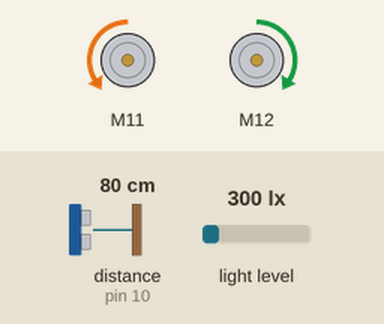
This sketch was run on a simulated Arduino Uno, built with avr-gcc and run on an emulated ATmega328P. On the bench: 2 × DC motor (green arrow = forward, orange = backward, longer = faster). The test bench sets the inputs (shaded band); at power-on: distance to the obstacle (sensor on pin 10) 80 cm, light level 300 lx.

Above: at 0.8 s.
0.9 s: distance to the obstacle (sensor on pin 10) set to 12 cm
2.4 s: distance to the obstacle (sensor on pin 10) set to 9 cm
At 3.2 s:
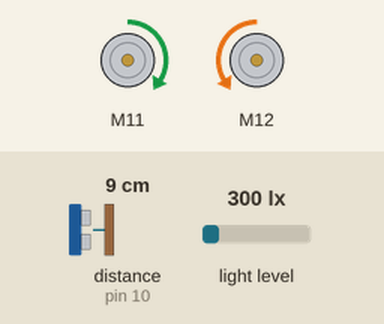
5.4 s: distance to the obstacle (sensor on pin 10) set to 18 cm
At 6.5 s:
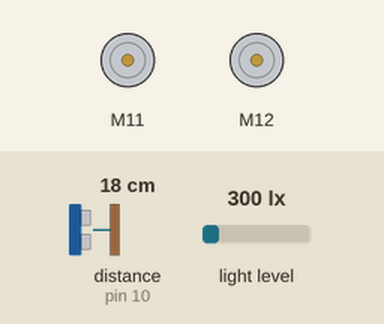
8.4 s: distance to the obstacle (sensor on pin 10) set to 2 cm
At 10.8 s:
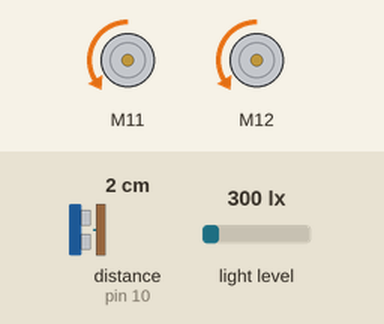
Timing chart, 0 to 12.4 s (numbered marks = the images above; inputs shaded):
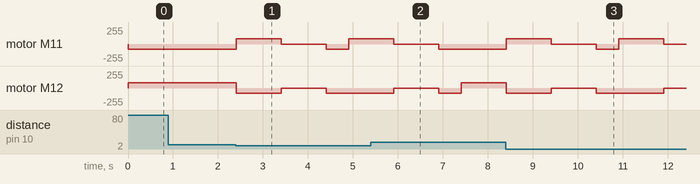

Measured:
- the behaviour switches between 11 and 10 cm on distance to the obstacle (sensor on pin 10) (found by bisection; images 0 and 1)
- after the input at 0.9 s, every drawn part: stays the same
- after the input at 2.4 s, motor M11: backward 76/255 → forward 76/255 at once, → stopped 1.0 s later, → backward 76/255 1.0 s later, → forward 76/255 0.50 s later; motor M12: forward 76/255 → backward 76/255 at once, → stopped 1.0 s later, → backward 76/255 1.0 s later
- after the input at 5.4 s, motor M11: goes on until 6.9 s, then stays backward 76/255
- after the input at 8.4 s, motor M11: backward 76/255 → forward 76/255 at once, → stopped 1.0 s later, → backward 76/255 1.0 s later, → forward 76/255 0.50 s later, … (5 changes in this stretch); motor M12: forward 76/255 → backward 76/255 at once, → stopped 1.0 s later, → backward 76/255 1.0 s later, → stopped 1.5 s later

The sketch:

Codigo_makeblock.ino
```cpp
// generated by mBlock5 for mBot Ranger
// codes make you happy

#include <Arduino.h>
#include <Wire.h>
#include <SoftwareSerial.h>
#include <MeAuriga.h>

MeUltrasonicSensor ultrasonic_10(10);
MeEncoderOnBoard Encoder_1(SLOT1);
MeEncoderOnBoard Encoder_2(SLOT2);
MeLightSensor lightsensor_12(12);

void isr_process_encoder1(void)
{
  if(digitalRead(Encoder_1.getPortB()) == 0){
    Encoder_1.pulsePosMinus();
  }else{
    Encoder_1.pulsePosPlus();
  }
}
void isr_process_encoder2(void)
{
  if(digitalRead(Encoder_2.getPortB()) == 0){
    Encoder_2.pulsePosMinus();
  }else{
    Encoder_2.pulsePosPlus();
  }
}
void move(int direction, int speed)
{
  int leftSpeed = 0;
  int rightSpeed = 0;
  if(direction == 1){
    leftSpeed = -speed;
    rightSpeed = speed;
  }else if(direction == 2){
    leftSpeed = speed;
    rightSpeed = -speed;
  }else if(direction == 3){
    leftSpeed = -speed;
    rightSpeed = -speed;
  }else if(direction == 4){
    leftSpeed = speed;
    rightSpeed = speed;
  }
  Encoder_1.setTarPWM(leftSpeed);
  Encoder_2.setTarPWM(rightSpeed);
}

void _delay(float seconds) {
  if(seconds < 0.0){
    seconds = 0.0;
  }
  long endTime = millis() + seconds * 1000;
  while(millis() < endTime) _loop();
}

void setup() {
  TCCR1A = _BV(WGM10);
  TCCR1B = _BV(CS11) | _BV(WGM12);
  TCCR2A = _BV(WGM21) | _BV(WGM20);
  TCCR2B = _BV(CS21);
  attachInterrupt(Encoder_1.getIntNum(), isr_process_encoder1, RISING);
  attachInterrupt(Encoder_2.getIntNum(), isr_process_encoder2, RISING);
  randomSeed((unsigned long)(lightsensor_12.read() * 123456));
  while(1) {
      if(ultrasonic_10.distanceCm() > 10){

          move(1, 30 / 100.0 * 255);

      }else{

          move(2, 30 / 100.0 * 255);
          _delay(1);
          move(2, 0);
          Encoder_1.setTarPWM(0);
          Encoder_2.setTarPWM(0);
          _delay(1);

          move(3, 30 / 100.0 * 255);
          _delay(0.5);
          move(3, 0);


      }

      _loop();
  }

}

void _loop() {
  Encoder_1.loop();
  Encoder_2.loop();
}

void loop() {
  _loop();
}
```
